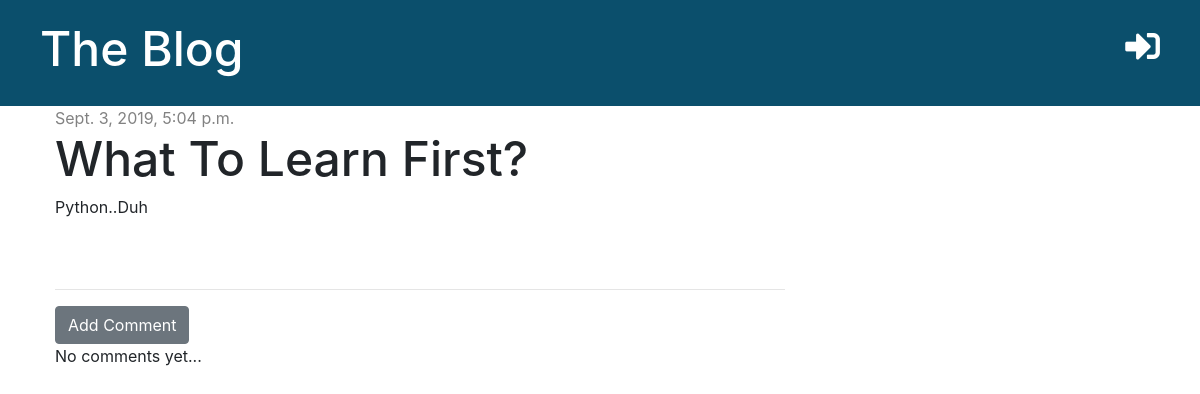
/post/1/, run on an earlier commit of the app's database.
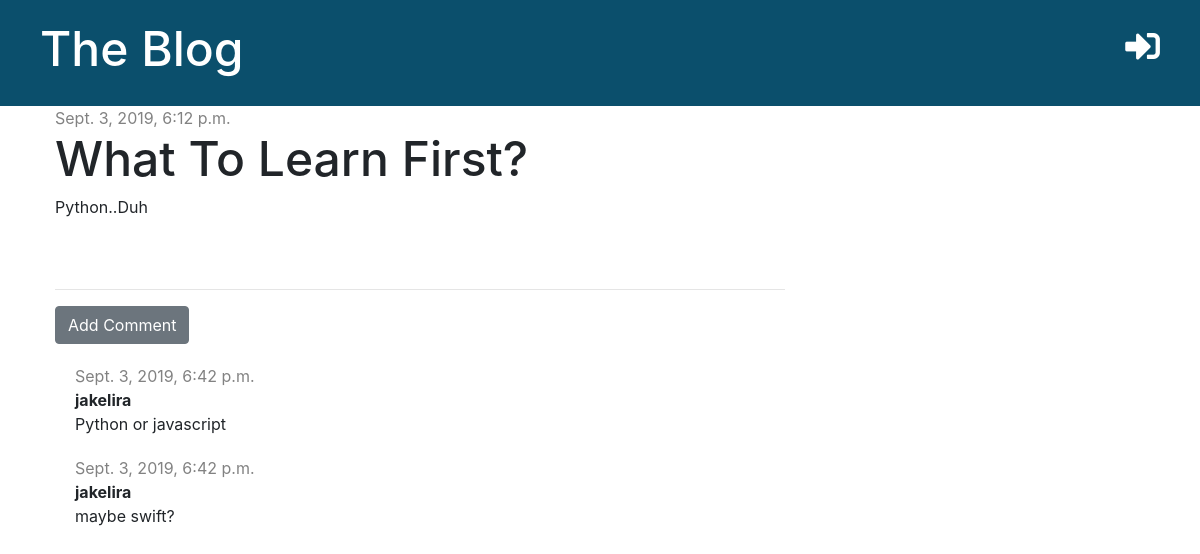
And on a later commit of the database.
### blog/models.py (models this page shows, shortened)
class Post(models.Model):
    author = models.ForeignKey('auth.User', on_delete=models.CASCADE)
    title = models.CharField(max_length=200)
    text = models.TextField()
    created_date = models.DateTimeField(default=timezone.now)
    published_date = models.DateTimeField(blank=True, null=True)

class Comment(models.Model):
    post = models.ForeignKey('blog.Post', on_delete=models.CASCADE, related_name='comments')
    author = models.CharField(max_length=200)
    text = models.TextField()
    created_date = models.DateTimeField(default=timezone.now)
    approved = models.BooleanField(default=False)

### blog/views.py (the view)
# urls.py: path('post/<int:pk>/', views.post_detail, name='post_detail'),
def post_detail(request, pk):
    post = get_object_or_404(Post, pk=pk)
    stuff_for_frontend = {'post': post}
    return render(request, 'blog/post_detail.html', stuff_for_frontend)

### blog/templates/blog/post_detail.html (shortened to what this page needs)
{% extends 'blog/base.html' %}
{% block content %}
  <div class="post">
    {% if post.published_date %}
      <div class="date">
        {{ post.published_date }}
      </div>
    {% else %}
      <a href="{% url 'post_publish' pk=post.pk %}" class="btn btn-primary">Publish</a>
    {% endif %}
      <h1>{{ post.title }}</h1>
      <p>{{ post.text }}</p>
  </div>
  <hr>
  <a href="{% url 'add_comment_to_post' pk=post.pk %}" class="btn btn-secondary">Add Comment</a>
  {% for comment in post.comments.all %}
    {% if user.is_authenticated or comment.approved %}
      <div class="comment">
        <div class="date">
          {{ comment.created_date }}
        </div>
        <strong>{{ comment.author }}</strong>
        <p>{{ comment.text }}</p>
      </div>
    {% endif %}
  {% empty %}
    <p>No comments yet...</p>
  {% endfor %}
{% endblock %}

What changed in the data, as far as the page shows it:
changed Post "What To Learn First?": published_date "Sept. 3, 2019, 5:04 p.m." → "Sept. 3, 2019, 6:12 p.m."
added Comment: created_date "Sept. 3, 2019, 6:42 p.m.", author "jakelira", text "Python or javascript"
added Comment: created_date "Sept. 3, 2019, 6:42 p.m.", author "jakelira", text "maybe swift?"
Also different on the page:
text no longer shown: "No comments yet..."
